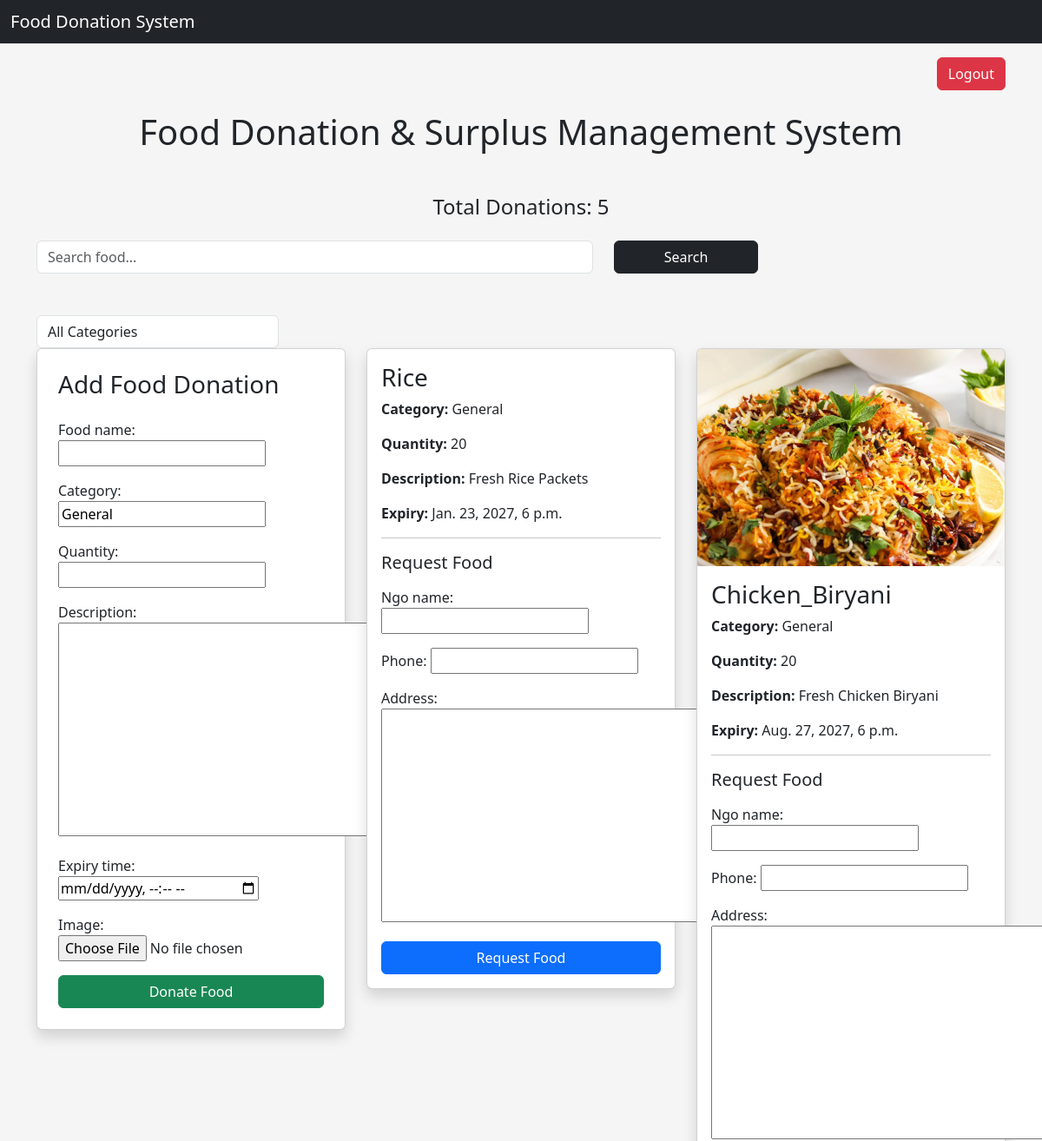
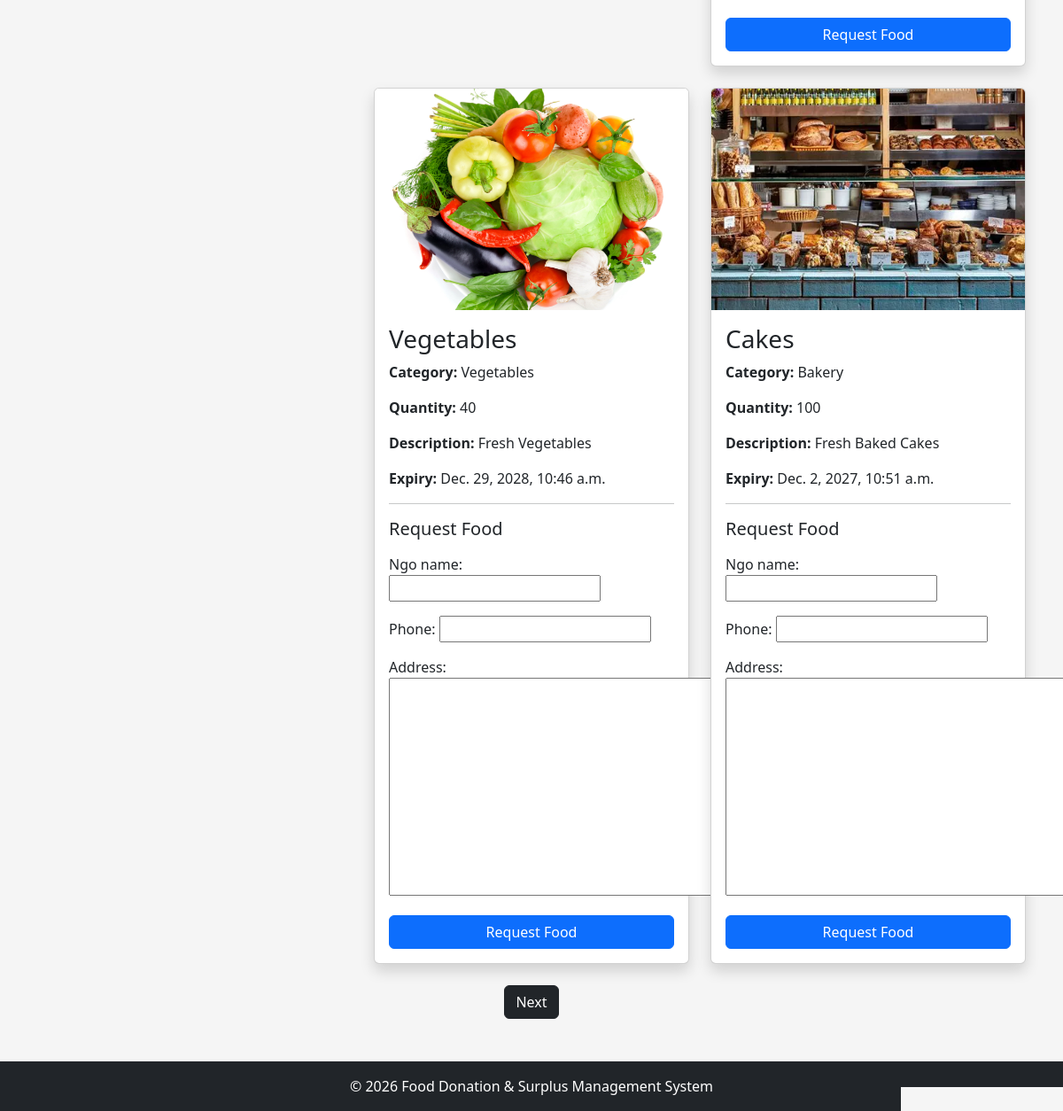
The app's page / (signed in) with its own data (2 pictures, top to bottom).
### donations/models.py (models this page shows, shortened)
class Donation(models.Model):
    food_name = models.CharField(max_length=100)
    category = models.CharField(
    max_length=100,
    default='General'
    )
    quantity = models.IntegerField()
    description = models.TextField()
    expiry_time = models.DateTimeField()
    image = models.ImageField(
        upload_to = 'food_images/',
        blank = True,
        null = True
    )

### donations/views.py (the view, shortened to what this page needs)
# urls.py: path('', home),
@login_required
def home(request):
    search = request.GET.get('search')
    category = request.GET.get('category')
    donations = Donation.objects.all()
    if search:
        donations = donations.filter(
            food_name__icontains=search
        )
    if category:
        donations = donations.filter(
            category__icontains=category
        )
    paginator = Paginator(donations, 4)
    page_number = request.GET.get('page')
    donations = paginator.get_page(page_number)
    total_donations = Donation.objects.count()
    donation_form = DonationForm()
    request_form = FoodRequestForm()
    return render(request, 'home.html', {
        'donations': donations,
        'donation_form': donation_form,
        'request_form': request_form,
        'total_donations': total_donations
    })

### donations/forms.py
class DonationForm(forms.ModelForm):
    class Meta:
        model = Donation
        fields = [
            'food_name',
            'category',
            'quantity',
            'description',
            'expiry_time',
            'image'
        ]
        widgets={
            'expiry_time':forms.DateTimeInput(
                attrs={
                    'type':'datetime-local'
                }
            )
        }

### requests_app/forms.py
class FoodRequestForm(forms.ModelForm):
    class Meta:
        model = FoodRequest
        fields = [
            'ngo_name',
            'phone',
            'address'
        ]

### templates/home.html (shortened to what this page needs)
<!DOCTYPE html>
<html>
<head>
    <link
        href="https://cdn.jsdelivr.net/npm/bootstrap@5.3.0/dist/css/bootstrap.min.css"
        rel="stylesheet"
    >
</head>
<body style="background-color:#f5f5f5;">
    <nav class="navbar navbar-dark bg-dark">
    <div class="container-fluid">
        <span class="navbar-brand mb-0 h1">
            Food Donation System
        </span>
    </div>
</nav>
<div class="container mt-3 text-end">
    <a
        href="/logout/"
        class="btn btn-danger"
    >
        Logout
    </a>
</div>
<div class="container mt-4">
    <h1 class="text-center mb-5">
        Food Donation & Surplus Management System
    </h1>
    <h4 class="text-center mb-4">
    Total Donations:
    {{ total_donations }}
</h4>
    <form method="GET" class="mb-5">
    <div class="row">
        <div class="col-md-7">
            <input
                type="text"
                name="search"
                class="form-control"
                placeholder="Search food..."
            >
        </div>
        <div class="col-md-2">
            <button class="btn btn-dark w-100">
                Search
            </button>
        </div>
    </div>
</form>
    <div class="col-md-3">
    <select
        name="category"
        class="form-control"
    >
        <option value="">
            All Categories
        </option>
    </select>
</div>
    <div class="row">
        <div class="col-md-4">
            <div class="card shadow p-4 mb-4">
                <h3 class="mb-4">
                    Add Food Donation
                </h3>
                <form
                    method="POST"
                    enctype="multipart/form-data"
                >
                    {{ donation_form.as_p }}
                    <button
                        class="btn btn-success w-100"
                        name="donate_food"
                    >
                        Donate Food
                    </button>
                </form>
            </div>
        </div>
        <div class="col-md-8">
            <div class="row">
                {% for donation in donations %}
                <div class="col-md-6">
                    <div class="card mb-4 shadow">
                        {% if donation.image %}
                        <img
                            src="{{ donation.image.url }}"
                            class="card-img-top"
                            height="250"
                            style="object-fit:cover;"
                        >
                        {% endif %}
                        <div class="card-body">
                            <h3>
                                {{ donation.food_name }}
                            </h3>
                            <p>
                                <strong>Category:</strong>
                                {{ donation.category }}
                            </p>
                            <p>
                                <strong>Quantity:</strong>
                                {{ donation.quantity }}
                            </p>
                            <p>
                                <strong>Description:</strong>
                                {{ donation.description }}
                            </p>
                            <p>
                                <strong>Expiry:</strong>
                                {{ donation.expiry_time }}
                            </p>
                            <hr>
                            <h5 class="mb-3">
                                Request Food
                            </h5>
                            <form method="POST">
                                {{ request_form.as_p }}
                                <button
                                    class="btn btn-primary w-100"
                                    name="request_food"
                                >
                                    Request Food
                                </button>
                            </form>
                        </div>
                    </div>
                </div>
                {% endfor %}
            </div>
        </div>
    </div>
</div>
<div class="text-center mb-5">
    {% if donations.has_next %}
        <a
            href="?page={{ donations.next_page_number }}"
            class="btn btn-dark"
        >
            Next
        </a>
    {% endif %}
</div>
<footer class="bg-dark text-white text-center p-3 mt-5">
    © 2026 Food Donation & Surplus Management System
</footer>
</body>
</html>

### records on screen
Donation: food_name "Rice", category "General", quantity "20", description "Fresh Rice Packets", expiry_time "Jan. 23, 2027, 6 p.m."
Donation: image (picture), food_name "Chicken_Biryani", category "General", quantity "20", description "Fresh Chicken Biryani", expiry_time "Aug. 27, 2027, 6 p.m."
Donation: image (picture), food_name "Vegetables", category "Vegetables", quantity "40", description "Fresh Vegetables", expiry_time "Dec. 29, 2028, 10:46 a.m."
Donation: image (picture), food_name "Cakes", category "Bakery", quantity "100", description "Fresh Baked Cakes", expiry_time "Dec. 2, 2027, 10:51 a.m."

### other values on screen
{{ total_donations }} "5"
